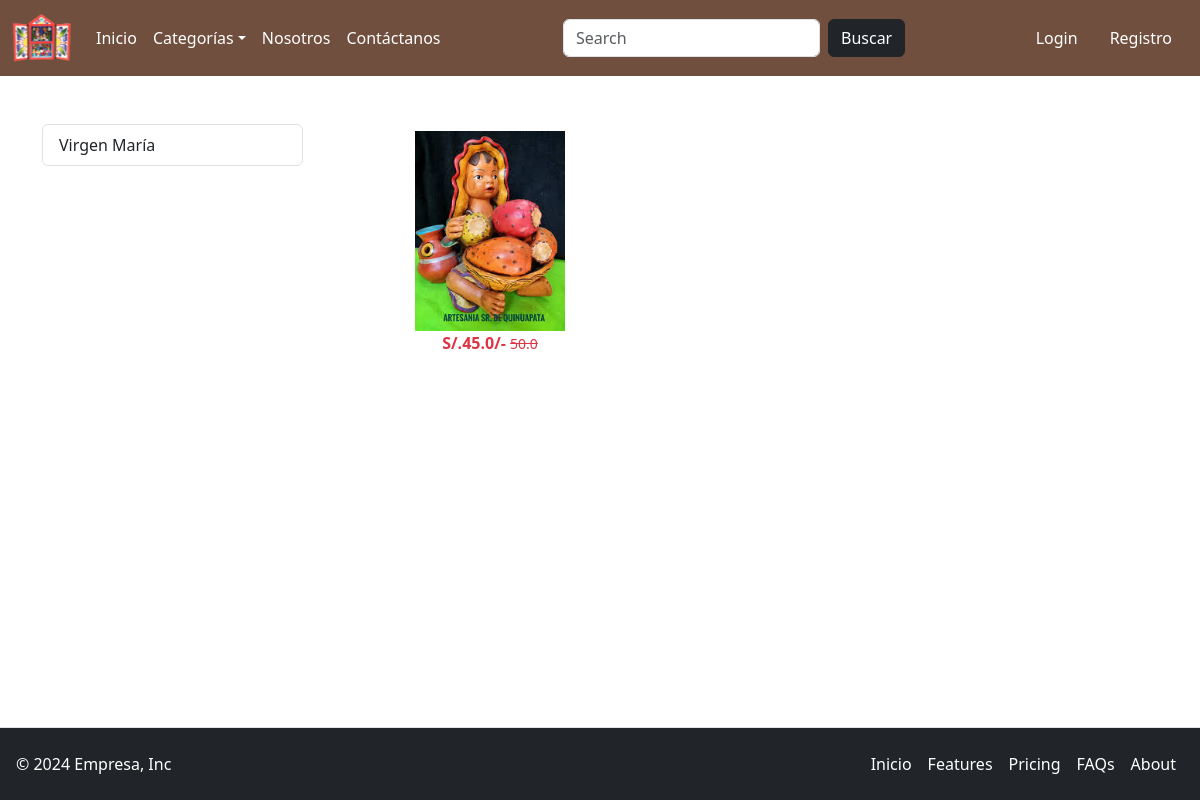
The page /category/CRM on the database its author committed.
### app/models.py (models this page shows, shortened)
class Product(models.Model):
    title = models.CharField(max_length=100)
    selling_price = models.FloatField()
    discounted_price = models.FloatField()
    description = models.TextField()
    composition = models.TextField(default="")
    prodapp = models.TextField(default="")
    category = models.ForeignKey(Category, on_delete=models.SET_NULL, null=True)
    author = models.CharField(max_length=100, null=True)
    product_image = models.ImageField(upload_to="product")

### app/views.py (the view)
# urls.py: path("category/<slug:val>",views.CategoryView.as_view(), name="category"),
class CategoryView(View):
    def get(self, request, val):
        product = Product.objects.filter(category__slug = val)
        title = Product.objects.filter(category__slug=val).values('title')
        return render(request, "app/category.html", locals())

### app/context_processors.py (called while the page is built)
def navBarData(request):
    totalitem=0
    credits=0
    categories = Category.objects.all()
    if request.user.is_authenticated:
        totalitem = Cart.objects.filter(user=request.user).count()
        try:
            credits = Customer.objects.get(user=request.user).credits
        except:
            credits = 0
    return {
        'totalitem':totalitem,
        'categories':categories,
        'credits':credits
        }

### app/models.py (called while the page is built)
    def __str__(self) -> str:
        return self.title

### app/templates/app/category.html (shortened to what this page needs)
{% extends 'app/base.html' %}
{% load static %}
{% block main-content %}
    <div class="container my-5">
        <div class="row">
            <div class="col-sm-3">
                <div class="list-group">
                    {% for val in title %}
                        <a href="{% url 'category-title' val.title %}" class="list-group-item list-group-item-action" aria-current="true">
                            {{val.title}}
                        </a>
                    {% endfor %}
                </div>
            </div>
            <div class="col-sm-9">
                <div class="row">
                    {% for prod in product %}
                        <div class="col text-cente mb-4">
                            <a href="{% url 'product-detail' prod.id %}" class="btn">
                                <div>
                                    <img src="{{prod.product_image.url}}" class="object-fit-contain" alt="" width="300px" height="200px" onerror="this.onerror=null; this.src='https://placehold.co/300x200';">
                                    <div class="fw-bold text-danger">
                                        S/.{{prod.discounted_price}}/-
                                        <small class="fw-light text-decoration-line-through">
                                            {{prod.selling_price}}
                                        </small>
                                    </div>
                                </div>
                            </a>
                        </div>
                    {% endfor %}
                </div>
            </div>
        </div>
    </div>
{% endblock main-content %}

### rows shown on the page
Product: product_image (picture), discounted_price "45.0", selling_price "50.0"

### other values the page prints
{{ val.title }} "Virgen María"
